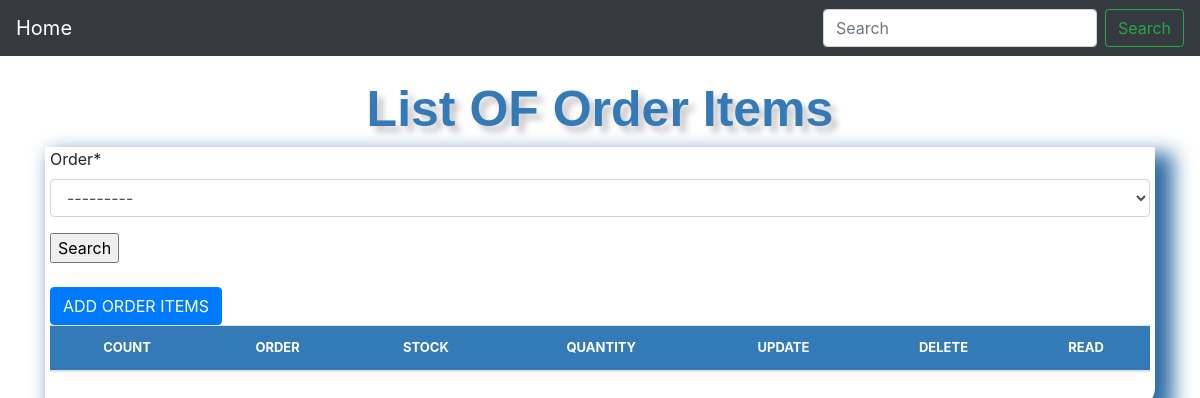
/list_orderitems/, run on an earlier commit of the app's database.
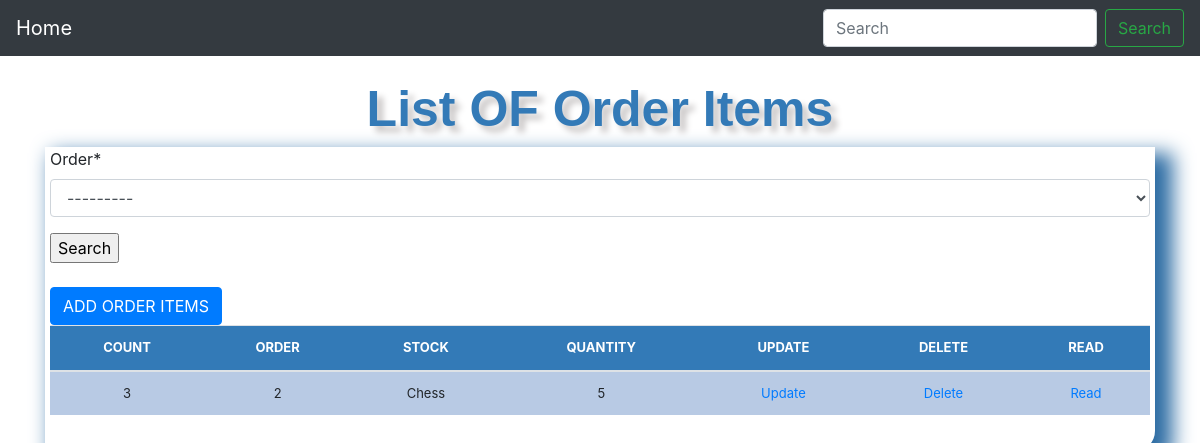
And on a later commit of the database.
### dbgames/models.py (models this page shows, shortened)
class OrderItems(models.Model):
    order = models.ForeignKey('Order', on_delete=models.CASCADE)
    stock = models.ForeignKey('Stock', on_delete=models.CASCADE)
    quantity = models.IntegerField(default=0, blank=True, null=True)

class Order(models.Model):
    order_date = models.DateTimeField(auto_now_add=True, auto_now=False)
    customer = models.ForeignKey('Customer', on_delete=models.CASCADE)
    paid_choice = (
        ('Yes', 'Yes'),
        ('No', 'No')
    )
    paid = models.CharField(max_length=4,blank=True, null=True, choices=paid_choice)
    def __str__(self):
        return str(self.id)

class Stock(models.Model):
    game_title = models.CharField(max_length=50, blank=True, null=True)
    category = models.ForeignKey(Category, on_delete=models.CASCADE)
    quantity = models.IntegerField(default=0, blank=True, null=True)
    manufacturer = models.CharField(max_length=50, blank=True, null=True)
    price = models.IntegerField(default=0, blank=True, null=True)
    reorder_level = models.IntegerField(default=0, blank=True, null=True)
    stock_level = models.IntegerField(default=0, blank=True, null=True)
    last_updated = models.DateTimeField(auto_now_add=False, auto_now=True)
    def __str__(self):
        return self.game_title

### dbgames/views.py (the view)
# urls.py: path('list_orderitems/', views.list_orderitems, name='list_orderitems'),
def list_orderitems(request):
    title = "List OF Order Items"
    form = OrderItemsSearchForm(request.POST or None)
    queryset = OrderItems.objects.all()
    if request.method == "POST":
        queryset = OrderItems.objects.filter(customer__icontains=form['order'].value())
    context = {
        "title" : title,
        "queryset" : queryset,
        "form" : form
    }
    return render(request, "list_orderitems.html", context)

### dbgames/forms.py
class OrderItemsSearchForm(forms.ModelForm):
    class Meta:
        model = OrderItems
        fields = ['order']

### dbgames/templates/list_orderitems.html (shortened to what this page needs)
{% load static %}
{% load crispy_forms_tags %}
<!DOCTYPE html>
<html>
<head>
    <link href="{% static 'css/stylesheet.css' %}" rel="stylesheet">
    <link href="{% static 'css/bootstrap.min.css' %}" rel="stylesheet">
    <link href="{% static 'css/navbar-top-fixed.css' %}" rel="stylesheet">
</head>
{% include 'navbar.html' %}
<body>
    <div class="header">{{title}}</div>
<div class = "container">
    <div class="display_table">
        <form method='POST' action=''>{% csrf_token %}
            {{form|crispy}}
                <input type="submit" value='Search'/>
        </form>
        <br>
        <a class="btn btn-primary" href="{% url 'add_orderitems'%}" role="button">ADD ORDER ITEMS</a>
    <table class='table'>
        <thead>
          <tr>
            <th>COUNT</th>
            <th>ORDER</th>
            <th>STOCK</th>
            <th>QUANTITY</th>
            <th>UPDATE</th>
            <th>DELETE</th>
            <th>READ</th>
          </tr>
        </thead>
      {% for instance in queryset %}
          <tr>
            <td>{{instance.id}}</td>
            <td>{{instance.order}}</td>
            <td>{{instance.stock}}</td>
            <td>{{instance.quantity}}</td>
            <td><a href="{% url 'update_orderitems' instance.id %}">Update</a></td>
            <td><a href="{% url 'delete_orderitems' instance.id %}">Delete</a></td>
            <td><a href="{% url 'orderitems_detail' instance.id %}">Read</a></td>
          </tr>
      {% endfor %}
    </table>
</div>
</div>
</body>
</html>

What changed in the data, as far as the page shows it:
added OrderItems: id "3", order "2", stock "Chess", quantity "5"
